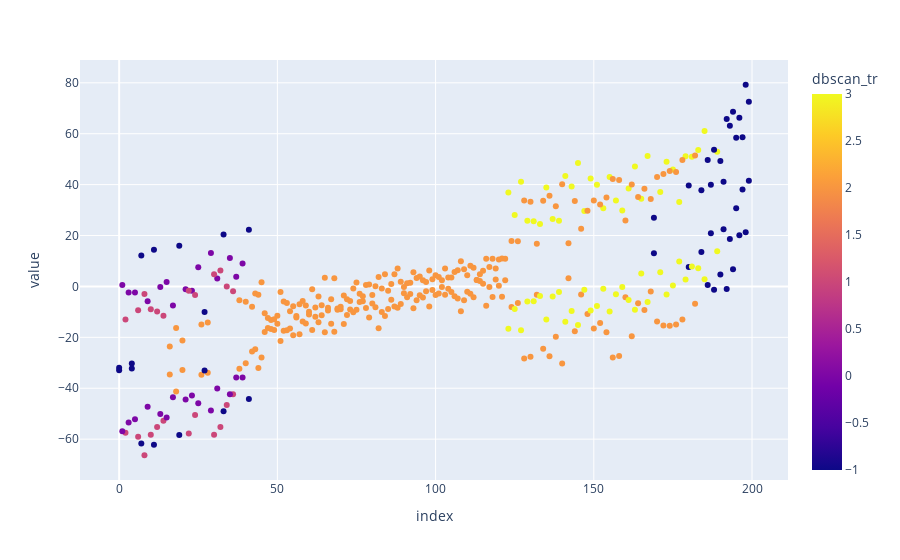

This figure's notebook cell:
### Code cell
fig = px.scatter(df_tr,
          color="dbscan_tr")
fig.show()

### Figure 1 — Plotly figure (JSON) as saved in the notebook; plotly's stock layout.template omitted (floating-point values rounded to 4 significant figures; data arrays with more than 128 entries replaced by an {"elided": "..."} marker saying what was removed)
{"data": [{"hovertemplate": "index=%{x}<br>value=%{y}<br>dbscan_tr=%{marker.color}<extra></extra>", "legendgroup": "", "marker": {"color": {"elided": "400 int values"}, "coloraxis": "coloraxis", "symbol": "circle"}, "mode": "markers", "name": "", "orientation": "v", "showlegend": false, "type": "scatter", "x": {"elided": "400 int values"}, "xaxis": "x", "y": {"elided": "400 float values"}, "yaxis": "y"}], "layout": {"autosize": true, "coloraxis": {"colorbar": {"title": {"text": "dbscan_tr"}}, "colorscale": [[0, "#0d0887"], [0.1111, "#46039f"], [0.2222, "#7201a8"], [0.3333, "#9c179e"], [0.4444, "#bd3786"], [0.5556, "#d8576b"], [0.6667, "#ed7953"], [0.7778, "#fb9f3a"], [0.8889, "#fdca26"], [1, "#f0f921"]]}, "legend": {"tracegroupgap": 0}, "margin": {"t": 60}, "xaxis": {"anchor": "y", "autorange": true, "domain": [0, 1], "range": [-12.1, 211.1], "title": {"text": "index"}, "type": "linear"}, "yaxis": {"anchor": "x", "autorange": true, "domain": [0, 1], "range": [-77.6, 90.51], "title": {"text": "value"}, "type": "linear"}}}
